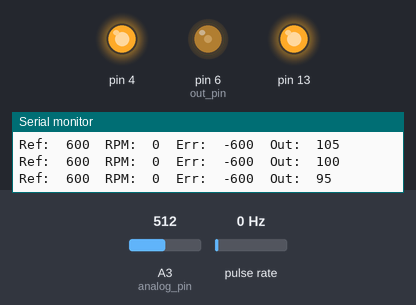
A sketch run on a simulated Arduino Uno, built with avr-gcc and run on an emulated ATmega328P. On the bench: output pins drawn as LEDs (lit = HIGH), the last lines printed to the serial monitor. Wiring (inferred from the names in the program): pulse sensor: data pin 2. The test bench sets the inputs (shaded band); at power-on: A3 (analog_pin) = 512, pulse rate 0 Hz.

Above: at 1.2 s.
1.3 s: A3 (analog_pin) set to 648
At 1.82 s:
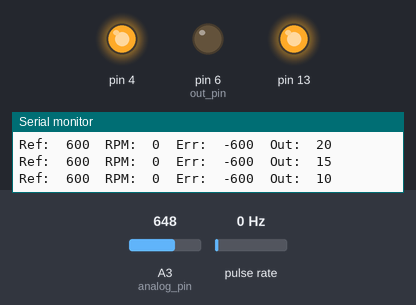
4.3 s: A3 (analog_pin) set to 676
At 4.49 s:
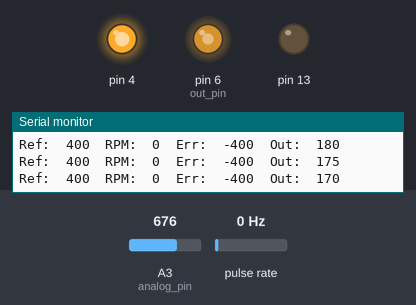
At 5.15 s:
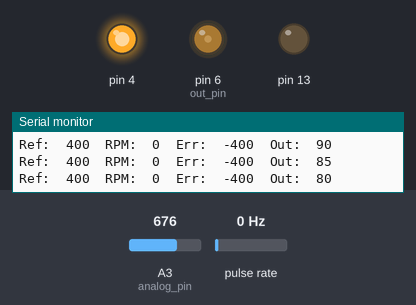
7.3 s: pulse rate (sensor on pin 2) set to 50 Hz
10.3 s: pulse rate (sensor on pin 2) set to 4 Hz
13.3 s: pulse rate (sensor on pin 2) set to 100 Hz
16.3 s: A3 (analog_pin) set to 306
At 16.52 s:
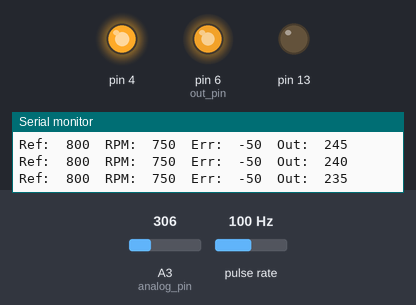
Timing chart, 0 to 20.3 s (numbered marks = the images above; inputs shaded):
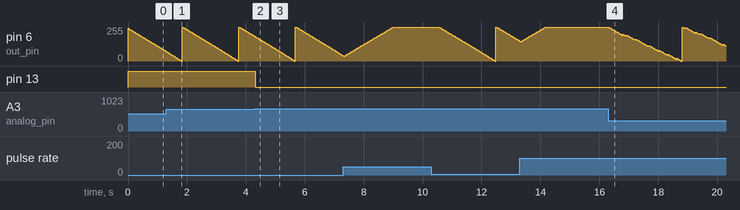

Measured:
- the behaviour switches between 666 and 667 on A3 (analog_pin) (found by bisection; images 1 and 2)
- after the input at 4.3 s, pin 13: HIGH → LOW at once

The sketch:

encoderV9_onoff_promini.ino.ino.ino
```cpp
int ref = 0;
int sensibility = 1;
int lecture = 0;

int const debounce = 400;
int const encoder_pin = 2;
int const out_pin = 6;
int const analog_pin = 3;
unsigned int const encoder_factor = 15000; //60*1000/4;

unsigned int volatile out = 255;
unsigned int volatile rpm = 0;
int volatile err = 0;
unsigned int volatile timeOld = 0;
unsigned int volatile timeNow = 0;
unsigned int volatile tiempoPasado = 0;
unsigned volatile long bounceTimeEnco = 0;

void setup() {
  analogWrite(out_pin,out);
  pinMode(encoder_pin,INPUT);
  pinMode(4,OUTPUT);
  pinMode(13,OUTPUT);
  pinMode(analog_pin,INPUT);
  digitalWrite(4,HIGH);

  attachInterrupt(digitalPinToInterrupt(encoder_pin),encoder,FALLING);

  Serial.begin(9600);
  Serial.println("Program Started");
}

void loop() {
  //Set Reference
  lecture = analogRead(analog_pin);
  ref = map(lecture,0,1000,3,0);
  if(ref<0) ref = 0;
  if(ref>3) ref = 3;
  ref*=200;
  ref+=200;
  if(ref==200) ref = 0;

  if(ref==600) digitalWrite(13,HIGH);
  else         digitalWrite(13,LOW);
  //Calculo del Error y Output
  err = rpm-ref;
  //if(err>50) err = 50;
  //if(err<-50) err = -50;
  if(err!=0){
    if(err>0) out+=5;//err/sensibility;
    else out-=5;//err/sensibility;
  }

  //Set Output Limit
  if(out>255) out=255;

  //Rpm Dampner
  if(timeNow+100<millis()){
    if(rpm>100) rpm-=100;
    else rpm = 0;
  }

  //Set Output
  analogWrite(out_pin,out);

  debug(0);
}

void encoder(){
  noInterrupts();
  timeNow = millis();
  if(!digitalRead(encoder_pin)&&timeNow>bounceTimeEnco){
      tiempoPasado = timeNow-timeOld;
      timeOld = timeNow;
      rpm = encoder_factor/tiempoPasado;
      //Serial.println(rpm);
      bounceTimeEnco = timeNow+10;
  }
  interrupts();
}

void debug(bool analog){
  Serial.print("Ref:\t");
  Serial.print(ref);
  Serial.print("\tRPM:\t");
  Serial.print(rpm);
  Serial.print("\tErr:\t");
  Serial.print(err);
  Serial.print("\tOut:\t");
  if(analog){
    Serial.print(out);
    Serial.print("\tPot:\t");
    Serial.println(lecture);
  }else Serial.println(out);
}
```
